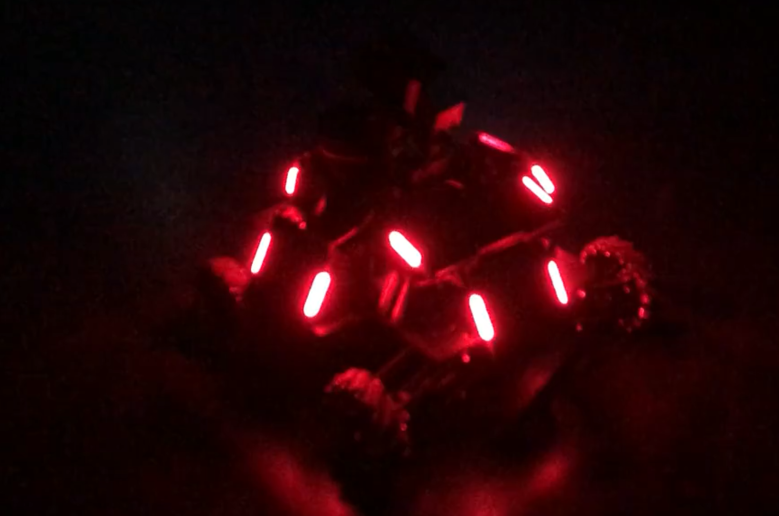
#> input picture assets/images/1.png, 1557 x 1032 px, given in place of the camera (shown at 1/2 size)
$ python __main__.py
#> lines starting #> are read from the running program, lines starting #| are printed output that depends on the picture; after the words box and inside, x2 and y2 are one past the last pixel; in counts of white or black regions, pixels touching at a corner belong together
### autoaim/autoaim.py
from modules.frame_to_roi import frame_to_roi
from modules.roi_to_mask import roi_to_mask
from modules.mask_to_leds import mask_to_leds
from modules.leds_to_panels import leds_to_panels
from modules.panels_to_target import panels_to_target
from modules.target_to_coords import target_to_coords
from modules.predict_coords import predict_coords
from modules.send_coords import send_coords
import cv2
import numpy as np
import json
import time

FRAME_SCALE = 2
DEBUG_SCALE = 2
MODE_RUN, MODE_DEBUG, MODE_TEST = 0, 1, 2
FRAME_DELAY = 0  # (ms)


def autoaim(source, mode=MODE_DEBUG, data_file=None):
#> called with source = 0, mode = 0
    com = Common()
    com.debug = (mode == MODE_DEBUG)
    com.test = (mode == MODE_TEST)

    if com.test:
        if data_file is None:
            raise RuntimeError('Provide data file to test against.')
        if type(source) is int:
            raise RuntimeError('Provide video source containing test footage.')
        print('Testing implementation...')
        coords_data = []
        failed_count = 0
        start_time = time.time()

    capture = cv2.VideoCapture(source)
    successful, frame = capture.read()
#> frame is the input picture: shape (1032, 1557, 3); mean B, G, R 6.6, 4.7, 36.4
    if not successful:
        raise RuntimeError(f'Failed to read from video source "{source}".')
    com.frame_count = 1
    com.top_left = np.array([0, 0])
    com.orig_dims = np.array([capture.get(3), capture.get(4)]).astype(int)
    frame_dims = tuple(np.round(com.orig_dims / FRAME_SCALE).astype(int))
    debug_dims = tuple(np.round(com.orig_dims / DEBUG_SCALE).astype(int))
    target = None

    while True:
        successful, frame = capture.read()
        if not successful:
            break
        com.frame_count += 1
        frame = cv2.resize(frame, frame_dims)
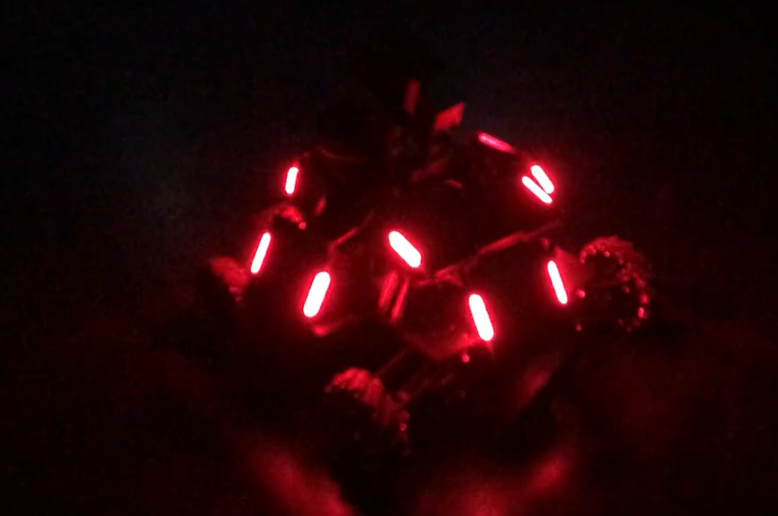
#> frame: shape (516, 778, 3); mean B, G, R 6.6, 4.8, 36.5
        if com.debug:
            com.debug_frame = cv2.resize(frame, debug_dims)
            print(f'\n----- Frame {com.frame_count} -----')

        roi = frame_to_roi(frame, target, com)
        mask = roi_to_mask(roi, com)
        leds = mask_to_leds(mask, com)
        panels = leds_to_panels(leds, com)
        target = panels_to_target(panels, com)
        coords = target_to_coords(target, com)
        aim_coords = predict_coords(coords, com)
        send_coords(aim_coords, com)

        if com.debug:
            cv2.imshow('Debug Output', com.debug_frame)
            if cv2.waitKey(FRAME_DELAY) == ord('q'):
                break
        elif com.test:
            if coords is None:
                failed_count += 1
            else:
                coords_data.append(coords)

    if com.test:
        end_time = time.time()
        print(f'Time per frame: {(end_time - start_time) / com.frame_count * 1E3:.1f} ms')
        print('Deviations in (rho, phi, z): {:.2f}, {:.2f}, {:.2f}'.format(*calc_deviations(coords_data, data_file)))
        print(f'Failed detection ratio: {failed_count / com.frame_count:.2f}')
    cv2.destroyAllWindows()


# [9 lines left out: function calc_deviations, not called in this run]


class Common:
    def __init__(self):
        self.debug, self.test = None, None
        self.frame_count = None
        self.debug_frame = None
        self.top_left = None
        self.orig_dims = None
        self.frame_scale = FRAME_SCALE

    def orig_to_frame(self, point):
        return np.round(np.array(point) / FRAME_SCALE).astype(int)

    def orig_to_debug(self, point):
        return np.round(np.array(point) / DEBUG_SCALE).astype(int)

    def frame_to_orig(self, point):
        return (self.top_left + point) * FRAME_SCALE

### autoaim/modules/roi_to_mask.py
import cv2
import numpy as np

RANGE = ((0, 0, 253), (180, 255, 255))
DILATE_REL = 0.003  # fractional height
MORPH_REL = (0.004, 0.01)  # fractional height
DEBUG_MASK_WEIGHT = 0.5


def roi_to_mask(roi, com):
    mask = cv2.inRange(cv2.cvtColor(roi, cv2.COLOR_BGR2HSV), *RANGE)
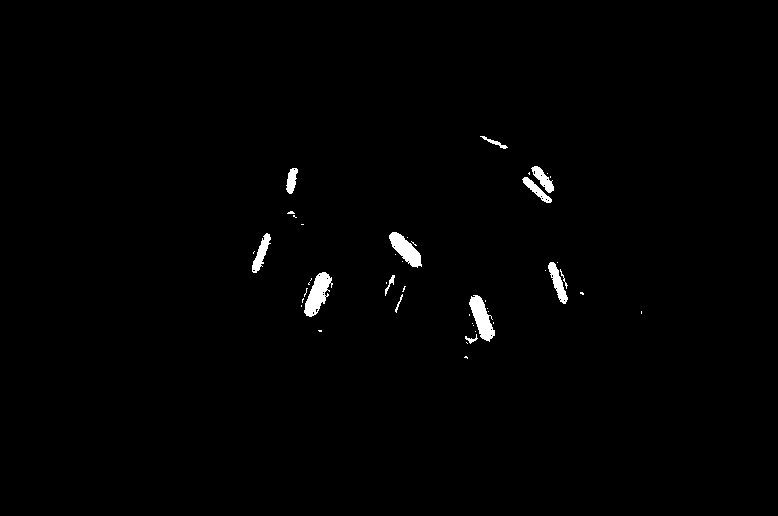
#> mask: shape (516, 778); 0.91% white; 46 white regions (33 under 20 px), largest, box (x1, y1, x2, y2) and area: (304, 272, 333, 317) 676, (469, 295, 495, 342) 628, (389, 232, 422, 268) 574
    dilate_dim = np.ceil(DILATE_REL * com.orig_dims[1]).astype(int)
    mask = cv2.dilate(mask, np.ones((dilate_dim, dilate_dim)))
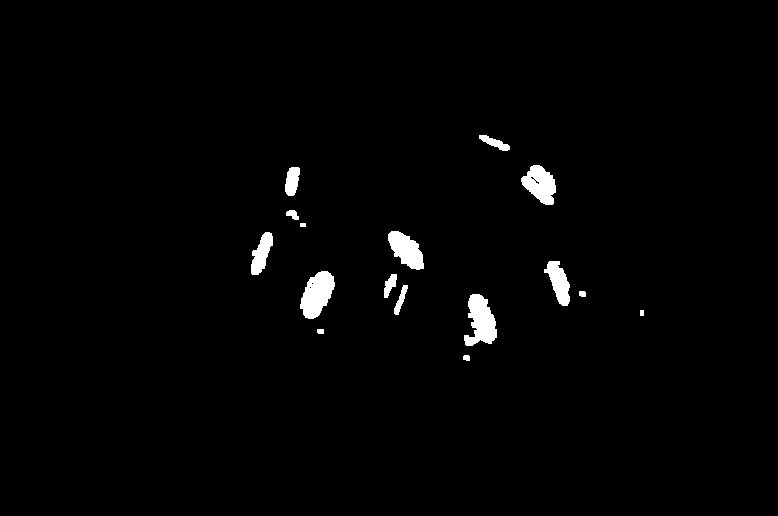
#> mask: shape (516, 778); 1.6% white; 16 white regions, largest, box (x1, y1, x2, y2) and area: (464, 294, 497, 346) 1105, (300, 271, 335, 319) 1094, (521, 165, 556, 205) 891

    morph_dims = tuple(np.ceil(np.array(MORPH_REL) * com.orig_dims[1]).astype(int))
    kernel = cv2.getStructuringElement(cv2.MORPH_ELLIPSE, morph_dims)
    mask = cv2.morphologyEx(mask, cv2.MORPH_CLOSE, kernel)
#> mask: shape (516, 778); 1.6% white; 14 white regions

    if com.debug:
        start = com.orig_to_debug(com.frame_to_orig([0, 0]))
        end = com.orig_to_debug(com.frame_to_orig(mask.shape[1::-1]))

        debug_mask = np.full(com.debug_frame.shape[:2], 0, dtype=np.uint8)
        debug_mask[start[1]: end[1], start[0]: end[0]] = cv2.resize(mask, tuple(end - start))
        masked = cv2.bitwise_and(com.debug_frame, com.debug_frame, mask=debug_mask)
        com.debug_frame = cv2.addWeighted(masked, DEBUG_MASK_WEIGHT, com.debug_frame, 1 - DEBUG_MASK_WEIGHT, 0)
    return mask

### autoaim/modules/mask_to_leds.py
import cv2
import numpy as np

HEIGHT_1M_REL = 0.12

CRITERIA_DISTANCE = (0.3, 4)
CRITERIA_DIMS_RATIO = (2, 15)
CRITERIA_ANGLE = (-30, 30)  # change to (-15, 15) on proper footage

COLOR_LED = (255, 180, 0)
COLOR_NOT_LED = (0, 180, 255)
THICKNESS = 1
FONT = 0
FONT_SIZE = 0.46
LABEL_OFFSET = (7, 4)


def mask_to_leds(mask, com):
    contours, _ = cv2.findContours(mask, cv2.RETR_EXTERNAL, cv2.CHAIN_APPROX_NONE)
#> contours = 14 contours, 1 with area under 20; largest, box (x1, y1, x2, y2) and area: (463, 294, 497, 361) 1124, (300, 271, 335, 319) 1046, (521, 165, 556, 205) 874, (388, 231, 424, 270) 812, (544, 261, 570, 306) 616
    leds = []

    for i, contour in enumerate(contours):
        bounding_rect = BoundingRect(cv2.minAreaRect(contour), i + 1, com)
        if bounding_rect.is_led:
            leds.append(bounding_rect)
        if com.debug:
            bounding_rect.draw(com)
#> this loop made 14 passes
#> after the loop, leds = 6 items
    if com.debug:
        print(f'Leds detected: {len(leds)}')
    return leds


class BoundingRect:
    def __init__(self, rect, label, com):
        self.label = str(label)
        self.center = com.frame_to_orig(rect[0])
        self.width = min(rect[1]) * com.frame_scale
        self.height = max(rect[1]) * com.frame_scale
        self.angle = rect[2]
        if rect[1][1] < rect[1][0]:  # after the following adjustments, -90 <= angle < 90
            self.angle += 90
            if self.angle >= 90:
                self.angle -= 180
        self.distance = HEIGHT_1M_REL / (self.height / com.orig_dims[1])
        self.is_led = self._check_led()
        self._corners = None

    def _check_led(self):
        dims_ratio = self.height / max(1E-3, self.width)
        is_led = all([self.is_between(self.distance, CRITERIA_DISTANCE),
                      self.is_between(self.angle, CRITERIA_ANGLE),
                      self.is_between(dims_ratio, CRITERIA_DIMS_RATIO)])
        return is_led

    # [17 lines left out: functions draw, get_corners, not called in this run]

    @staticmethod
    def is_between(value, range_):
        return range_[0] <= value <= range_[1]

### autoaim/modules/leds_to_panels.py
import itertools
import numpy as np
import cv2

DRAW_NOT_PANELS = False

CRITERIA_ANGLE_DIFF = (0, 5)
CRITERIA_ASPECT_RATIO = (1.25, 2.7)
CRITERIA_RATIO_LEDS = (0.75, 1.25)

COLOR_PANEL = (0, 0, 255)
COLOR_NOT_PANEL = (0, 220, 255)
THICKNESS = 1
FONT = 0
FONT_SIZE = 0.45
LABEL_OFFSET = (-15, 4)


def leds_to_panels(leds, com):
    panels = []
    for led1, led2 in itertools.combinations(leds, 2):
        led_pair = LedPair(led1, led2)
        if led_pair.is_panel:
            panels.append(led_pair)
        if com.debug:
            led_pair.draw(com)
#> this loop made 15 passes
#> (delta_x in LedPair, delta_y in LedPair) on passes 1 to 10: (159.9, 56.15), (181.4, 83.83), (157, 89.6), (440.2, 148.9), (377.4, 293.2), (21.52, 27.68), (316.9, 33.45), (280.4, 92.75), (217.6, 237), (338.4, 5.77)
#> after the loop, panels = []
    if com.debug:
        print(f'Panels detected: {len(panels)}')
    return panels


class LedPair:
    def __init__(self, led1, led2):
        if led1.center[0] > led2.center[0]:
            led2, led1 = led1, led2
        self.led_left, self.led_right = led1, led2
        self.label = f'{led1.label}-{led2.label}'

        delta_x = led2.center[0] - led1.center[0]
        delta_y = np.abs(led1.center[1] - led2.center[1])
        self.width = np.sqrt(delta_x ** 2 + delta_y ** 2)
        self.height = (led1.height + led2.height) / 2
        self.center = np.array([sum(p) / 2 for p in zip(led1.center, led2.center)])
        self.distance = (led1.distance + led2.distance) / 2
        self.is_panel = self._check_panel()
        self._corners = None

    def _check_panel(self):
        angle_diff = abs(self.led_left.angle - self.led_right.angle)
        aspect_ratio = self.width / self.height
        ratio_leds = self.led_left.height / self.led_right.height
        is_panel = all([self.is_between(angle_diff, CRITERIA_ANGLE_DIFF),
                        self.is_between(aspect_ratio, CRITERIA_ASPECT_RATIO),
                        self.is_between(ratio_leds, CRITERIA_RATIO_LEDS)])
        return is_panel

    # [15 lines left out: functions draw, get_corners, not called in this run]

    @staticmethod
    def is_between(value, range_):
        return range_[0] <= value <= range_[1]

### autoaim/modules/frame_to_roi.py
import cv2
import numpy as np

ROI_PERIOD = 10
CROP_DIMS_REL = (1.5, 0.5)
COLOR = (0, 255, 0)
THICKNESS = 1


def frame_to_roi(frame, target, com):
    if (target is None) or (com.frame_count % ROI_PERIOD == 0):
        com.top_left[:] = [0, 0]
        return frame

    crop_dims = np.array(CROP_DIMS_REL) * com.orig_dims[1] / target.distance

    start_orig = clip(target.center - crop_dims // 2, com.orig_dims)
    end_orig = clip(target.center + crop_dims // 2, com.orig_dims)
    start, end = com.orig_to_frame(start_orig), com.orig_to_frame(end_orig)
    roi = frame[start[1]: end[1], start[0]: end[0]]
    com.top_left = start

    if com.debug:
        cv2.rectangle(com.debug_frame, tuple(com.orig_to_debug(start_orig)),
                      tuple(com.orig_to_debug(end_orig)), COLOR, THICKNESS)
    return roi


# [4 lines left out: function clip, not called in this run]

### autoaim/modules/panels_to_target.py
import cv2

TARGET_COLOR = (0, 255, 0)
TEXT_COLOR = (255, 255, 255)
TARGET_RADIUS = 3


def panels_to_target(panels, com):
    if len(panels) == 0:
        return None

    target = Target(panels[0])
    if com.debug:
        target.draw(com)
    return target


class Target:
    def __init__(self, panel):
        self.center = panel.center
        self.distance = panel.distance

    def draw(self, com):
        center = tuple(com.orig_to_debug(self.center))
        cv2.circle(com.debug_frame, center, TARGET_RADIUS, TARGET_COLOR, -1)

### autoaim/modules/target_to_coords.py
import numpy as np
import cv2

PIXEL_SIZE = 1.4E-6  # (m)
FOCAL_LENGTH = 28E-3  # (m)
CAMERA_CONSTANT = 8E-4  # (PIXEL_SIZE / FOCAL_LENGTH) does not produce accurate result

COLOR = (255, 255, 255)
FONT = 0
FONT_SIZE = 0.5
LABEL_POSITION = (0.36, 0.96)


def target_to_coords(target, com):
    if target is None:
        return None

    distance = target.distance
    x, y = (target.center - com.orig_dims // 2) * distance * CAMERA_CONSTANT
    z = np.sqrt(distance ** 2 - x ** 2 - y ** 2)
    rho, phi, z = z, np.arctan2(x, z), -y

    if com.debug:
        label = f'rho, phi, z = {rho:.2f}, {np.rad2deg(phi):.1f}, {z:.2f}'
        label_position = tuple(com.orig_to_debug(np.multiply(com.orig_dims, LABEL_POSITION)))
        cv2.putText(com.debug_frame, label, label_position, FONT, FONT_SIZE, COLOR)
    return rho, phi, z

### autoaim/__main__.py
import argparse
import os
from autoaim import autoaim

if __name__ == '__main__':
    parser = argparse.ArgumentParser()
    parser.add_argument('-m', '--mode', type=int, default=0, help='execution mode 0/1/2 for run/debug/test')
    parser.add_argument('-s', '--source', type=int, default=0, help='video device number')
    parser.add_argument('-v', '--video', type=os.path.abspath, help='input video path')
    parser.add_argument('-d', '--data_file', type=os.path.abspath, help='test data file path')
    args = parser.parse_args()

    source = args.video if (args.video is not None) else args.source
    autoaim(source, mode=args.mode, data_file=args.data_file)
#> (the run stopped early here; a loop or call above may not have finished)
